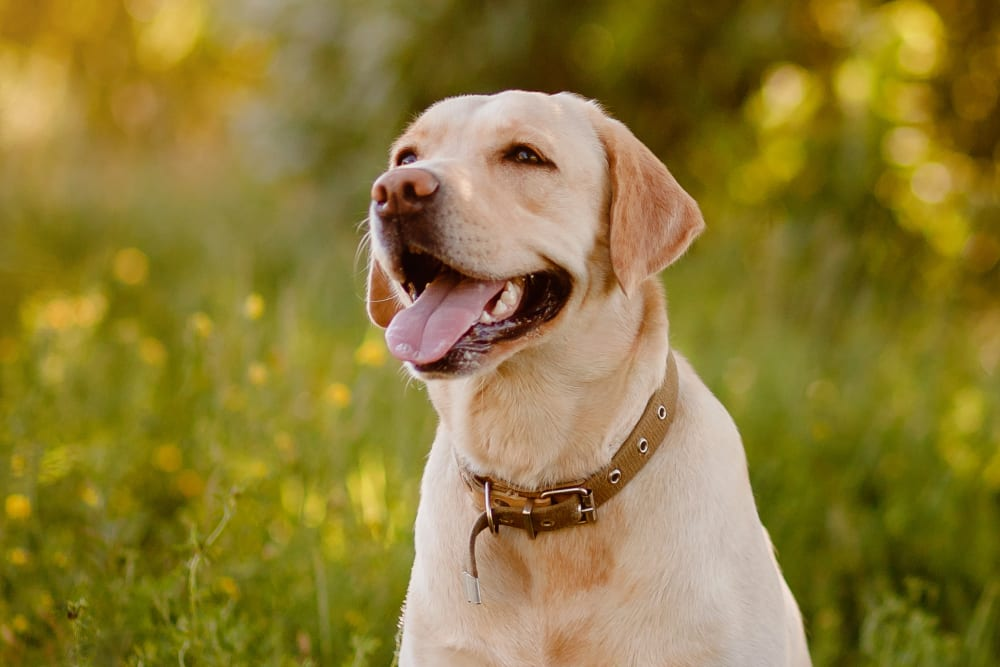
#> input picture dog.jpeg, 1000 x 667 px
$ jupyter execute Image-Representation.ipynb
#> lines starting #> are read from the running program, lines starting #| are printed output that depends on the picture
In this notebook we see how image are represented as matrices of intensity values , and all transforms that can be done on them

We deal with grayscale here for simplicity

[cell 1]
from PIL import Image
import numpy as np
import matplotlib.pyplot as plt

# Load image
img_path = 'dog.jpeg'  # Replace with your image path
img = Image.open(img_path)
#> img is the input picture: PIL image 1000x667 RGB; mean R, G, B 141.2, 123.5, 53.9

# Convert to grayscale
gray_img = img.convert('L')

# Convert to NumPy array (matrix form)
gray_array = np.array(gray_img)

# Show grayscale image
plt.figure(figsize=(6, 6))
plt.imshow(gray_array, cmap='gray')
plt.title('Grayscale Image')
plt.axis('off')
plt.show()

# Show as matrix (print a part for readability)
print("Grayscale Image as Matrix (partial view):")
print(gray_array[:10, :10])  # Print top-left 10x10 corner
#| [[135 135 134 133 131 130 129 129 127 126]
#|  [135 135 134 132 131 130 129 129 127 125]
#|  [135 134 133 132 131 130 129 128 126 125]
#|  [134 134 133 132 131 129 129 128 126 125]
#|  [134 133 133 131 130 129 128 128 125 124]
#|  [134 133 132 131 130 129 128 127 125 124]
#|  [133 133 132 131 130 128 127 127 124 123]
#|  [133 133 132 131 129 128 127 127 124 123]
#|  [131 131 130 130 129 128 127 127 123 123]
#|  [130 130 129 128 128 127 126 126 123 122]]

[cell 2]
print("Shape of image array:", gray_array.shape)
#| Shape of image array: (667, 1000)

[cell 3]
from mpl_toolkits.mplot3d import Axes3D  # noqa: F401 (needed for 3D plotting)
from matplotlib import cm

# Create a meshgrid of X and Y coordinates
x = np.arange(gray_array.shape[1])
#> x = 1000 values from 0 to 999
y = np.arange(gray_array.shape[0])
#> y = 667 values from 0 to 666
X, Y = np.meshgrid(x, y)

# Z values are the pixel intensities
Z = gray_array

# Plot 3D surface
fig = plt.figure(figsize=(10, 7))
ax = fig.add_subplot(111, projection='3d')
surf = ax.plot_surface(X, Y, Z, cmap=cm.gray, edgecolor='none')
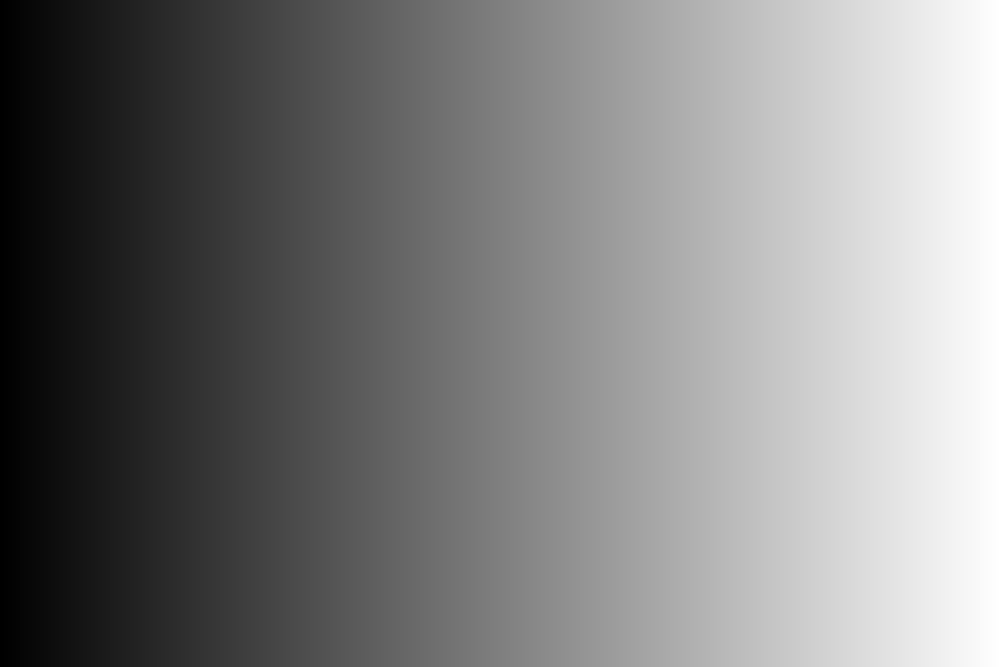
#> X: shape (667, 1000) int64; min 0, max 999, mean 499.5; drawn with min black and max white

ax.set_title('3D Heatmap of Grayscale Image')
ax.set_xlabel('X (Width)')
ax.set_ylabel('Y (Height)')
ax.set_zlabel('Intensity')
plt.show()

[cell 4]
plt.figure(figsize=(6, 6))
plt.imshow(gray_array, cmap='hot')  # 'hot', 'jet', 'viridis', 'plasma', etc.
plt.colorbar(label='Pixel Intensity')
plt.title('Grayscale Image as Heatmap')
plt.axis('off')
plt.show()

Adding and subtracting intensiity values can give darkened or brightened images

[cell 5]
# Safely subtract 20 from grayscale image
temp_array = gray_array.astype(np.int16)
darker_array = np.clip(temp_array - 20, 0, 255).astype(np.uint8)

# Show darker image
plt.figure(figsize=(6, 6))
plt.imshow(darker_array, cmap='gray')
plt.title('Grayscale Image (Safely Darkened)')
plt.axis('off')
plt.show()

# Show as heatmap
plt.figure(figsize=(6, 6))
plt.imshow(darker_array, cmap='hot')
plt.colorbar(label='Pixel Intensity')
plt.title('Heatmap After Safe Intensity Decrease')
plt.axis('off')
plt.show()

[cell 6]
# Horizontal flip
flipped_horiz = np.fliplr(gray_array)
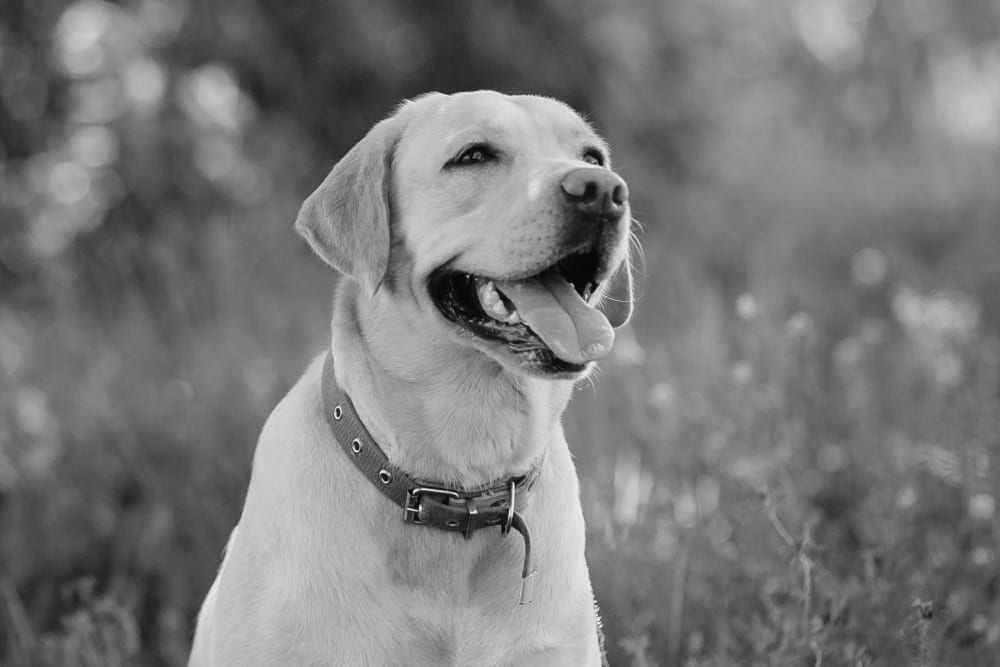
#> flipped_horiz: shape (667, 1000); min 3, max 248, mean 120.9

# Vertical flip
flipped_vert = np.flipud(gray_array)
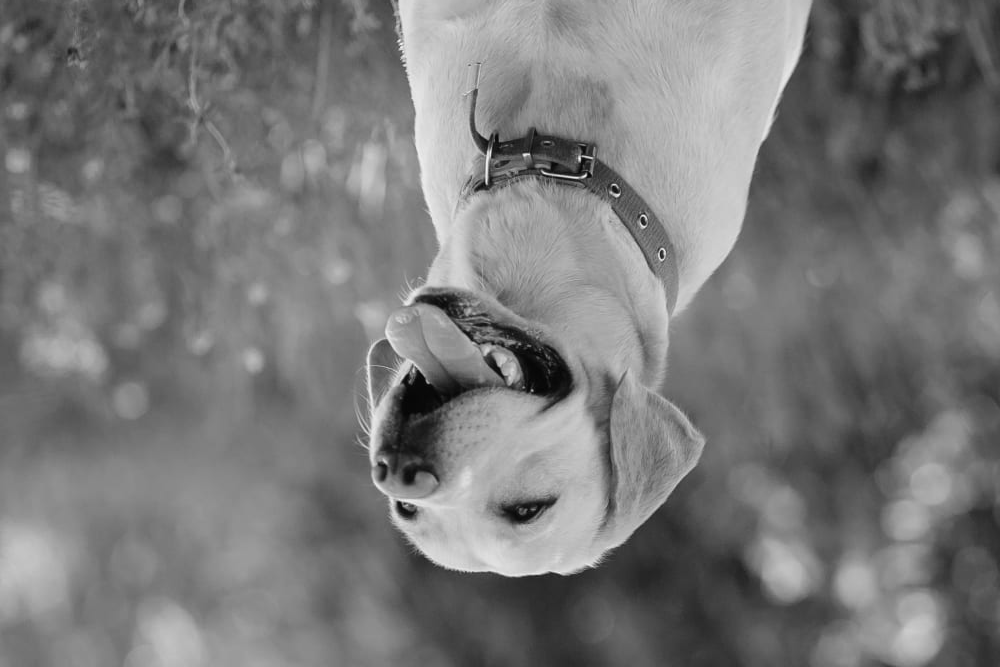
#> flipped_vert: shape (667, 1000); min 3, max 248, mean 120.9

# Plotting
fig, axes = plt.subplots(1, 3, figsize=(15, 5))

axes[0].imshow(gray_array, cmap='gray')
axes[0].set_title("Original")
axes[0].axis('off')

axes[1].imshow(flipped_horiz, cmap='gray')
axes[1].set_title("Horizontally Flipped")
axes[1].axis('off')

axes[2].imshow(flipped_vert, cmap='gray')
axes[2].set_title("Vertically Flipped")
axes[2].axis('off')

plt.suptitle("Image Flipping Examples", fontsize=16)
plt.tight_layout()
plt.show()

[cell 7]
# Reverse contrast
inverted_array = 255 - gray_array
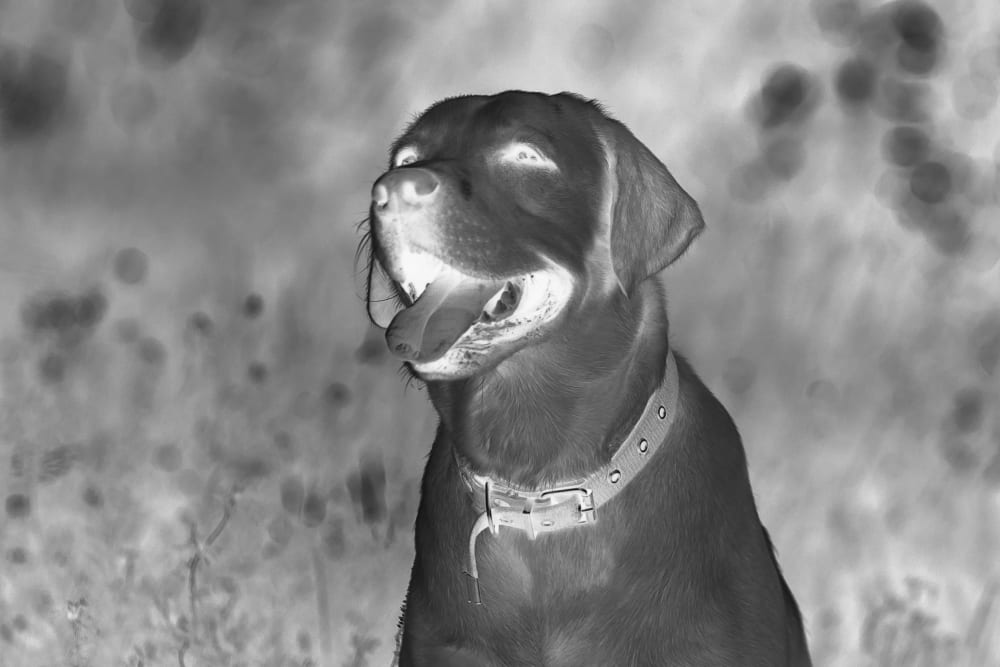
#> inverted_array: shape (667, 1000); min 7, max 252, mean 134.1

# Display inverted image
plt.figure(figsize=(6, 6))
plt.imshow(inverted_array, cmap='gray')
plt.title('Contrast-Reversed (Negative) Image')
plt.axis('off')
plt.show()

# Optional: Heatmap
plt.figure(figsize=(6, 6))
plt.imshow(inverted_array, cmap='hot')
plt.colorbar(label='Pixel Intensity')
plt.title('Heatmap of Reversed Contrast')
plt.axis('off')
plt.show()
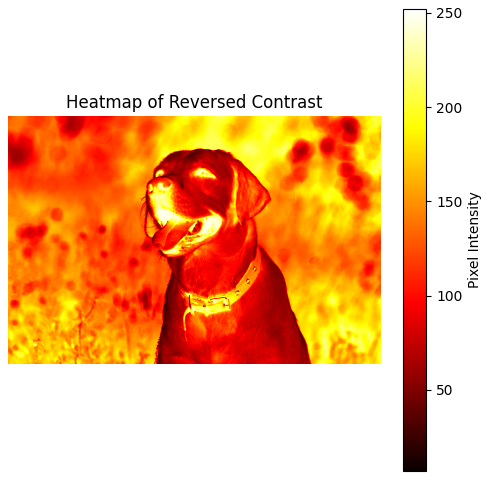
#> figure drawn by matplotlib, 2 panels

[cell 8]
# Convert to float for accurate calculation
gray_float = gray_array.astype(np.float32)

# Get min and max
imin, imax = gray_float.min(), gray_float.max()
#> imin = 3; imax = 248

# Avoid division by zero
if imax != imin:
    stretched = ((gray_float - imin) / (imax - imin)) * 255
else:
    stretched = np.zeros_like(gray_float)

# Convert back to uint8
stretched = stretched.astype(np.uint8)

# Display stretched image
plt.figure(figsize=(6, 6))
plt.imshow(stretched, cmap='gray')

plt.title('Linearly Contrast-Stretched Image')
plt.axis('off')
plt.show()
plt.imshow(gray_array, cmap='gray')
plt.title('Grayscale Image')
plt.show()

Histogram Equalization : Done to improve visibility by changing contrast , we normalize the histogram . details later

[cell 9]
import cv2

# Use OpenCV for simple histogram equalization
equalized = cv2.equalizeHist(gray_array)
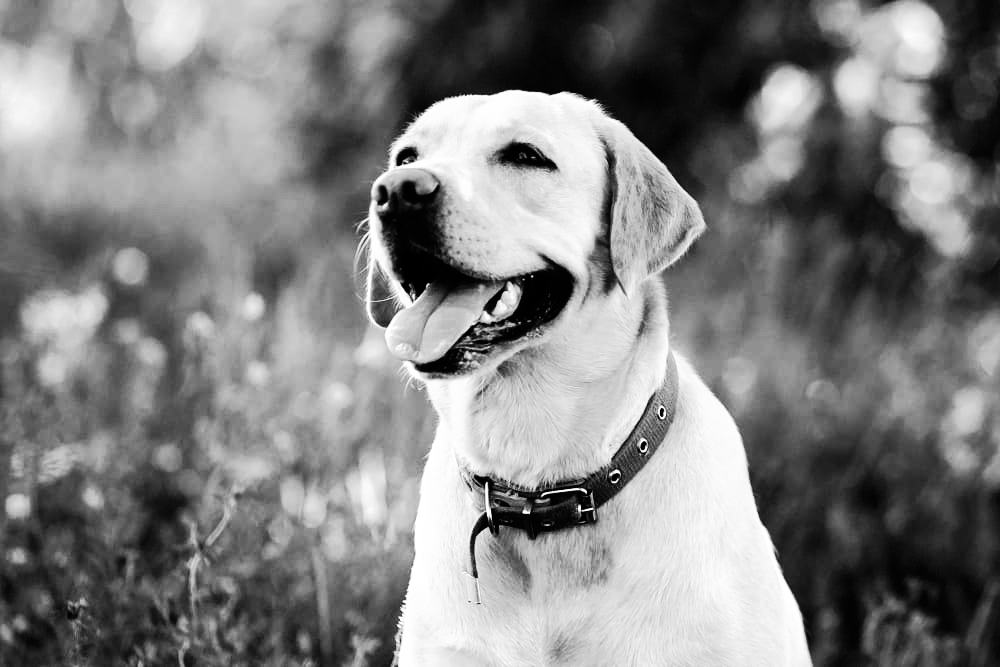
#> equalized: shape (667, 1000); min 0, max 255, mean 128.4

# Show original vs equalized
fig, axes = plt.subplots(1, 2, figsize=(12, 6))

axes[0].imshow(gray_array, cmap='gray')
axes[0].set_title("Original Image")
axes[0].axis('off')

axes[1].imshow(equalized, cmap='gray')
axes[1].set_title("Histogram Equalized")
axes[1].axis('off')

plt.tight_layout()
plt.show()

[cell 10]
plt.figure(figsize=(12, 4))

plt.subplot(1, 2, 1)
plt.hist(gray_array.ravel(), bins=256, color='gray')
plt.title('Original Histogram')

plt.subplot(1, 2, 2)
plt.hist(equalized.ravel(), bins=256, color='black')
plt.title('Equalized Histogram')

plt.tight_layout()
plt.show()
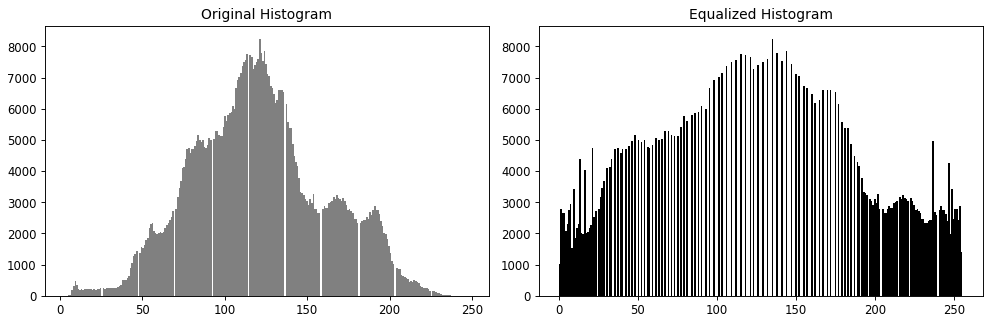
#> figure drawn by matplotlib, 2 panels; panel 1: tallest bar 8249 high, from x = 120.7 to 121.7; panel 2: tallest bar 8249 high, from x = 134.5 to 135.5

[cell 11]
import cv2

# Apply 3x3 moving average filter
blurred = cv2.blur(gray_array, ksize=(3,3))

# Show original vs blurred
fig, axes = plt.subplots(1, 2, figsize=(12, 6))

axes[0].imshow(gray_array, cmap='gray')
axes[0].set_title('Original Image')
axes[0].axis('off')

axes[1].imshow(blurred, cmap='gray')
axes[1].set_title('Moving Average (3x3)')
axes[1].axis('off')

plt.tight_layout()
plt.show()

Fourier transform : from the intensity domain to frequency domain

[cell 12]
import numpy as np
import matplotlib.pyplot as plt

# Compute the 2D FFT
f_transform = np.fft.fft2(gray_array)

# Shift zero frequency component to center
f_shifted = np.fft.fftshift(f_transform)

# Compute the magnitude spectrum
magnitude_spectrum = 20 * np.log(np.abs(f_shifted) + 1)  # +1 avoids log(0)
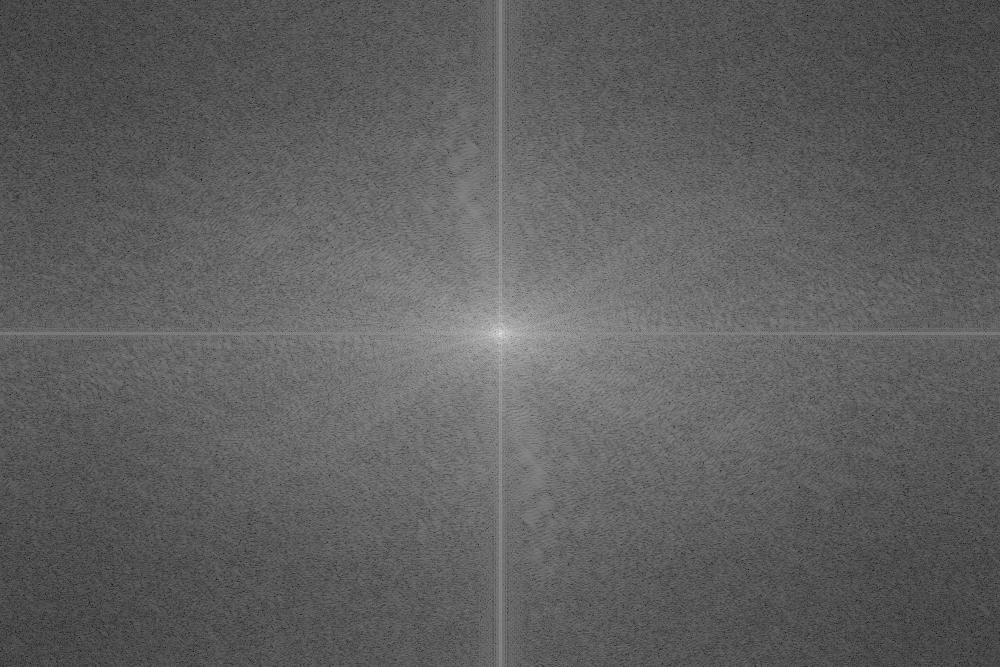
#> magnitude_spectrum: shape (667, 1000) float64; min 16.96, max 364.1, mean 147.4; drawn with min black and max white

# Plot the magnitude spectrum
plt.figure(figsize=(6, 6))
plt.imshow(magnitude_spectrum, cmap='gray')
plt.title('Fourier Transform (Magnitude Spectrum)')
plt.axis('off')
plt.show()

[cell 13]
# Inverse shift and inverse FFT
f_ishifted = np.fft.ifftshift(f_shifted)
reconstructed = np.fft.ifft2(f_ishifted)
reconstructed = np.abs(reconstructed).astype(np.uint8)

# Show reconstructed image
plt.figure(figsize=(6, 6))
plt.imshow(reconstructed, cmap='gray')
plt.title('Reconstructed Image (Inverse FFT)')
plt.axis('off')
plt.show()
